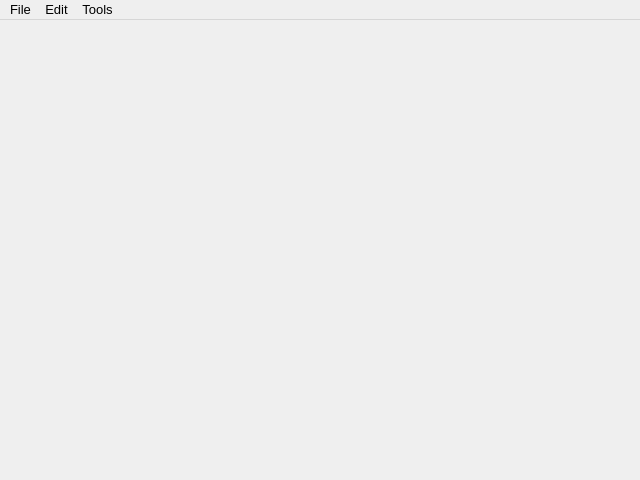
<?xml version="1.0" encoding="UTF-8"?>
<ui version="4.0">
 <class>CrystalEditorWindow</class>
 <widget class="QMainWindow" name="CrystalEditorWindow">
  <property name="geometry">
   <rect>
    <x>0</x>
    <y>0</y>
    <width>640</width>
    <height>480</height>
   </rect>
  </property>
  <property name="windowTitle">
   <string>MainWindow</string>
  </property>
  <widget class="QWidget" name="centralwidget"/>
  <widget class="QMenuBar" name="menuBar">
   <property name="geometry">
    <rect>
     <x>0</x>
     <y>0</y>
     <width>640</width>
     <height>19</height>
    </rect>
   </property>
   <property name="font">
    <font>
     <pointsize>10</pointsize>
    </font>
   </property>
   <property name="defaultUp">
    <bool>false</bool>
   </property>
   <widget class="QMenu" name="menuFile">
    <property name="font">
     <font>
      <pointsize>10</pointsize>
     </font>
    </property>
    <property name="title">
     <string>File</string>
    </property>
    <addaction name="actionOpen"/>
    <addaction name="actionExit"/>
   </widget>
   <widget class="QMenu" name="menuEdit">
    <property name="font">
     <font>
      <pointsize>10</pointsize>
     </font>
    </property>
    <property name="title">
     <string>Edit</string>
    </property>
   </widget>
   <widget class="QMenu" name="menuTools">
    <property name="font">
     <font>
      <pointsize>10</pointsize>
     </font>
    </property>
    <property name="title">
     <string>Tools</string>
    </property>
    <addaction name="actionAssetImporter"/>
   </widget>
   <addaction name="menuFile"/>
   <addaction name="menuEdit"/>
   <addaction name="menuTools"/>
  </widget>
  <action name="actionExit">
   <property name="text">
    <string>Exit</string>
   </property>
  </action>
  <action name="actionOpen">
   <property name="text">
    <string>Open...</string>
   </property>
  </action>
  <action name="actionAssetImporter">
   <property name="text">
    <string>Asset Importer</string>
   </property>
   <property name="font">
    <font>
     <pointsize>9</pointsize>
    </font>
   </property>
  </action>
 </widget>
 <resources/>
 <connections/>
</ui>
